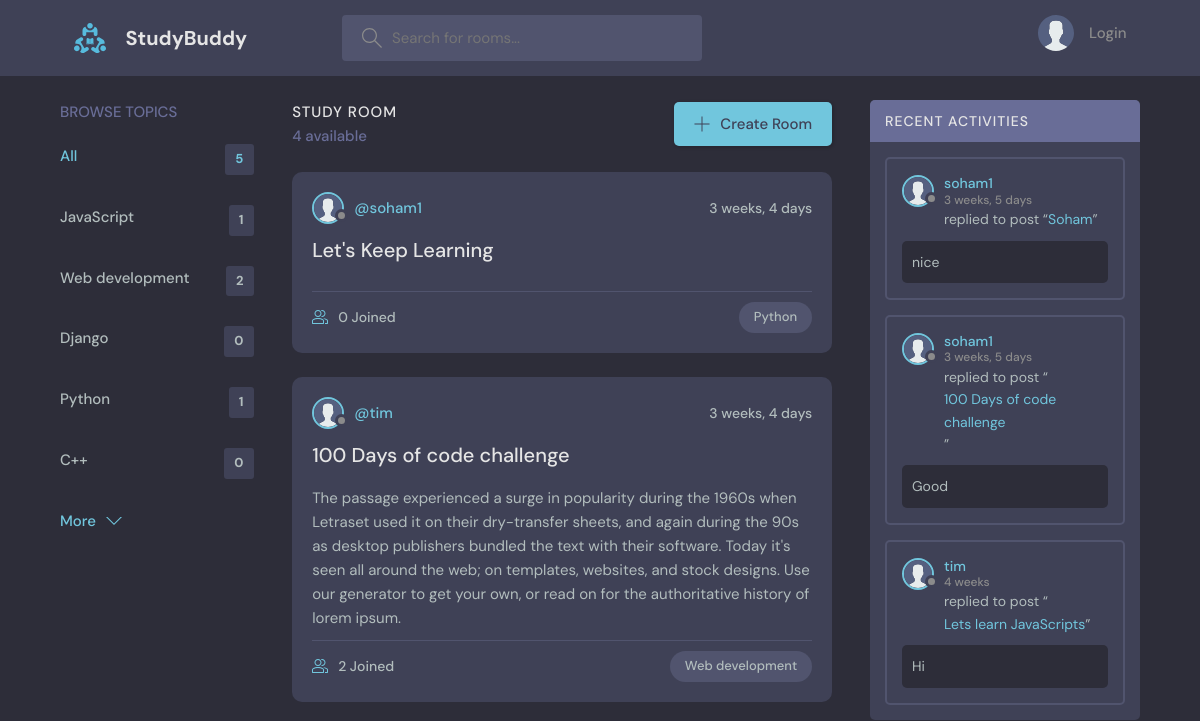
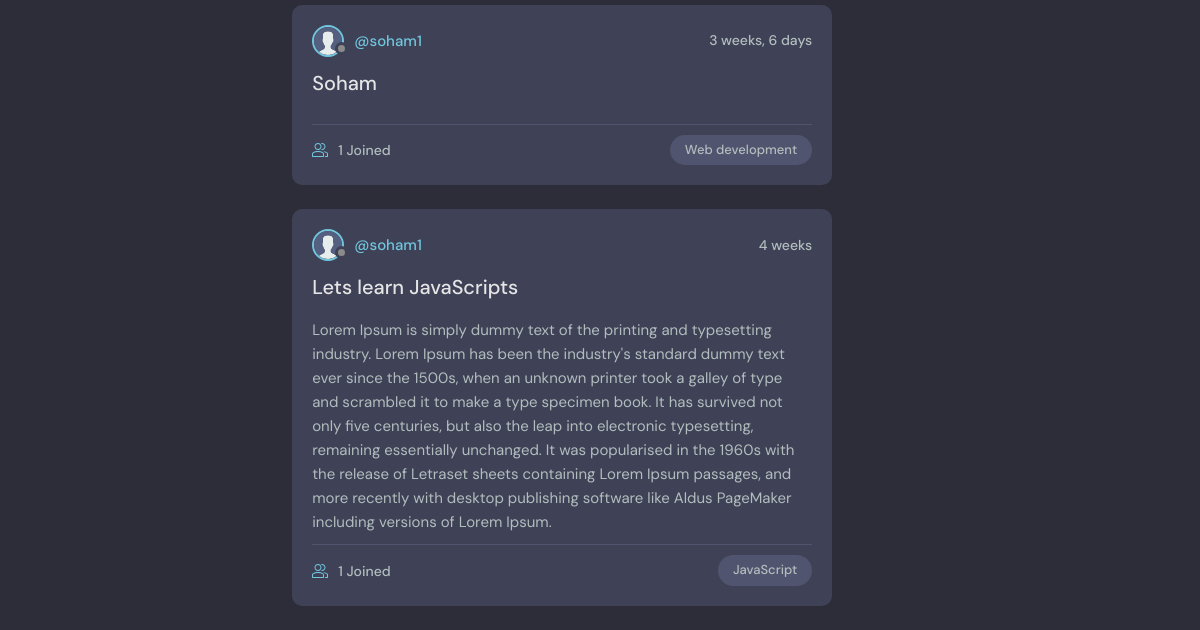
Before: / with the older database file (2 pictures, top to bottom).
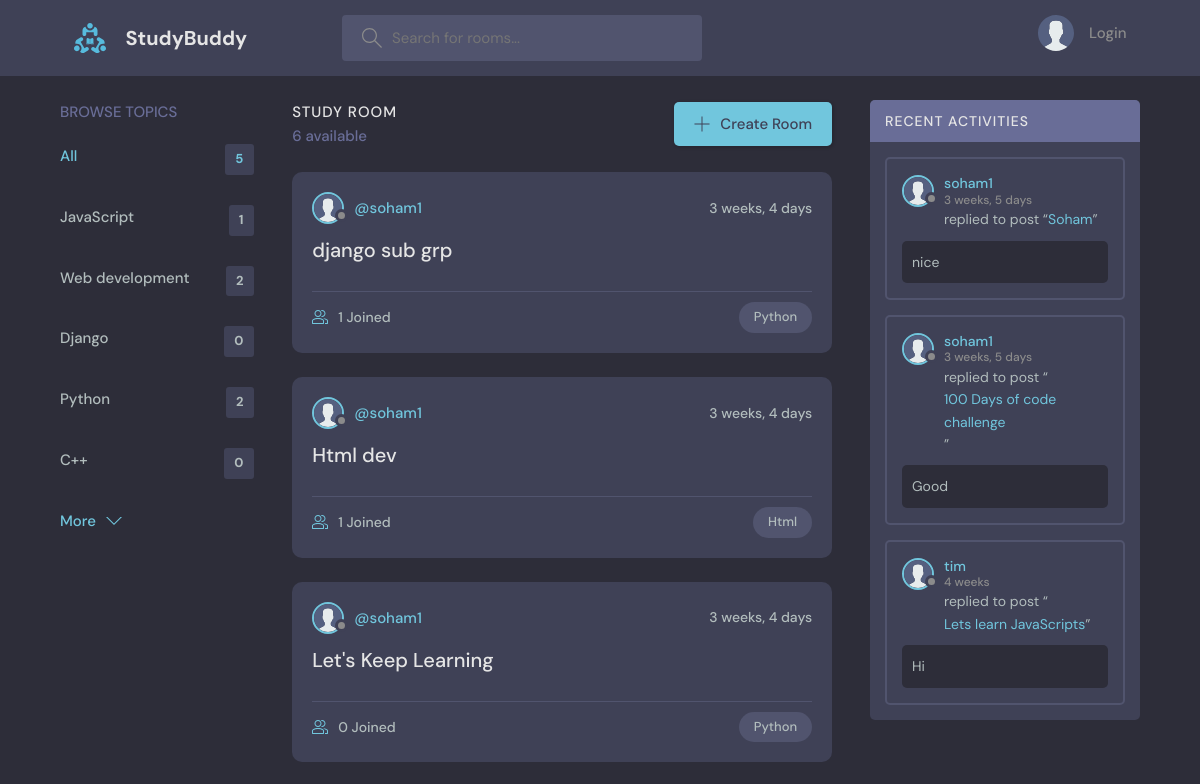
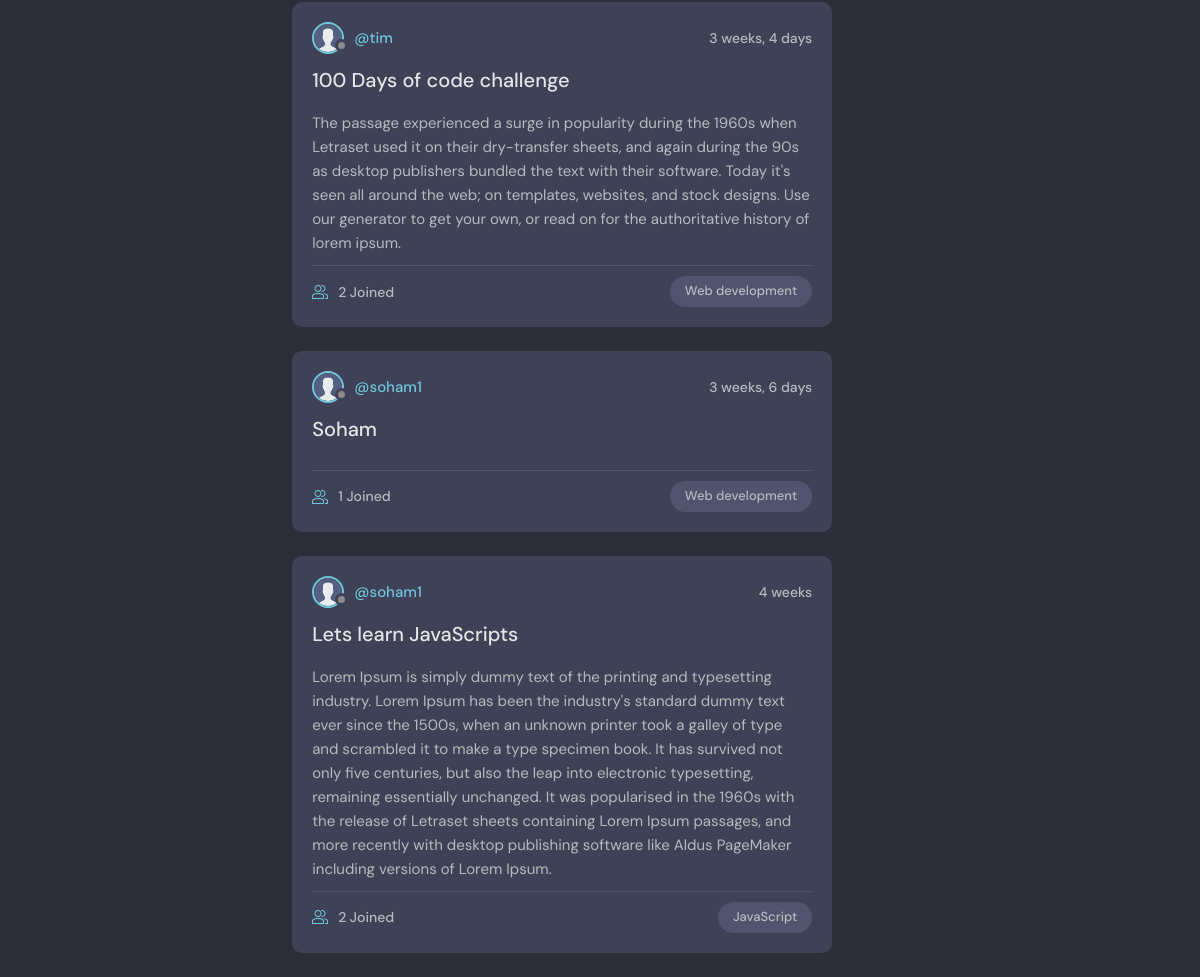
After: the same page with the newer database file (2 pictures, top to bottom).
### base/models.py (models this page shows, shortened)
class Topic(models.Model):
    name = models.CharField(max_length=200)

class Room(models.Model):
    host = models.ForeignKey(User, on_delete=models.SET_NULL, null=True)
    topic = models.ForeignKey(Topic, on_delete=models.SET_NULL, null=True)
    name =models.CharField(max_length=200)
    description = models.TextField(null=True, blank=True)
    participants= models.ManyToManyField(User, related_name='participate',blank = True)
    updated = models.DateTimeField(auto_now=True)
    created = models.DateField(auto_now_add=True)
    class Meta:
        ordering = ['-updated', '-created']
    def __str__(self):
        return self.name

class Message(models.Model):
    user = models.ForeignKey(User, on_delete=models.CASCADE)
    room = models.ForeignKey(Room, on_delete=models.CASCADE)
    body = models.TextField()
    updated = models.DateTimeField(auto_now=True)
    created = models.DateField(auto_now_add=True)
    class Meta:
        ordering = ['-updated', '-created']
    def __str__(self):
        return self.body[0:50]

### base/views.py (the view)
# urls.py: path('',views.home, name="home"),
def home(request):
    template='base/home.html',
    q= request.GET.get('q') if request.GET.get('q') != None else ''
    rooms = Room.objects.filter(Q(topic__name__icontains=q ) | Q(name__icontains=q) | Q(description__icontains=q) )
    topics = Topic.objects.all()[0:5]
    room_count = rooms.count()
    room_messages = Message.objects.filter(Q(room__topic__name__icontains=q))
    context = {'rooms': rooms, 'topics':topics, 'room_count': room_count, 'room_messages': room_messages }
    return render(request,template, context)

### base/templates/base/home.html (shortened to what this page needs)
{% extends 'main.html' %}
{% block content %}
    <main class="layout layout--3">
      <div class="container">
        {% include 'base/topics_component.html'  %}
        <div class="roomList">
          <div class="roomList__header">
            <div>
              <h2>Study Room</h2>
              <p>{{room_count}} available</p>
            </div>
            <a class="btn btn--main" href="{% url 'create-room' %}">
              <svg version="1.1" xmlns="http://www.w3.org/2000/svg" width="32" height="32" viewBox="0 0 32 32">
                <title>add</title>
                <path
                  d="M16.943 0.943h-1.885v14.115h-14.115v1.885h14.115v14.115h1.885v-14.115h14.115v-1.885h-14.115v-14.115z"
                ></path>
              </svg>
              Create Room
            </a>
          </div>
          {% include 'base/feed_component.html' %}
        </div>
        {% include 'base/activity_component.html' %}
      </div>
    </main>
{% endblock content %}

### base/templates/base/topics_component.html
<div class="topics">
    <div class="topics__header">
      <h2>Browse Topics</h2>
    </div>
    <ul class="topics__list">
      <li>
        <a href="{%url 'home' %}" class="active">All <span>{{topics.count}}</span></a>
      </li>
      {% for topic in topics %}
      <li>
        <a href="{% url 'home' %}?q={{topic.name}}">{{ topic.name }} <span>{{topic.room_set.all.count}}</span></a>
      </li>
      {% endfor %}
    </ul>
    <a class="btn btn--link" href="{% url 'topics' %}">
      More
      <svg version="1.1" xmlns="http://www.w3.org/2000/svg" width="32" height="32" viewBox="0 0 32 32">
        <title>chevron-down</title>
        <path d="M16 21l-13-13h-3l16 16 16-16h-3l-13 13z"></path>
      </svg>
    </a>
</div>

### base/templates/base/feed_component.html (shortened to what this page needs)
{% load static %}
{% for room in rooms%}
<div class="roomListRoom">
    <div class="roomListRoom__header">
      <a href="{% url 'user-profile' room.host.id %}" class="roomListRoom__author">
        <div class="avatar avatar--small">
          <img src="{% static 'images/avatar.svg' %}" />
        </div>
        <span>@{{room.host.username}}</span>
      </a>
      <div class="roomListRoom__actions">
        <span>{{room.updated | timesince}}</span>
      </div>
    </div>
    <div class="roomListRoom__content">
      <a href="{% url 'room' room.id %}">{{room.name}}</a>
      <p>
        {{room.description}}
      </p>
    </div>
    <div class="roomListRoom__meta">
      <a href="{% url 'room' room.id %}" class="roomListRoom__joined">
        {{room.participants.count}} Joined
      </a>
      <p class="roomListRoom__topic">{{room.topic.name}}</p>
    </div>
</div>
{% endfor %}

### base/templates/base/activity_component.html (shortened to what this page needs)
{% load static %}
<div class="activities">
    <div class="activities__header">
      <h2>Recent Activities</h2>
    </div>
    {% for message in room_messages %}
    <div class="activities__box">
      <div class="activities__boxHeader roomListRoom__header">
        <a href="{% url 'user-profile' message.user.id %}" class="roomListRoom__author">
          <div class="avatar avatar--small">
            <img src="{% static 'images/avatar.svg' %}" />
          </div>
          <p>
            {{message.user}}
            <span> {{message.updated| timesince }}</span>
          </p>
        </a>
      </div>
      <div class="activities__boxContent">
        <p>replied to post “<a href="{% url 'room' message.room.id %}">{{message.room}}</a>”</p>
        <div class="activities__boxRoomContent">
            {{message}}
        </div>
      </div>
    </div>
    {% endfor %}
  </div>

Changed rows visible on the page:
computed for Topic "Python": room_set.all.count "1" → "2"
added Room: host.username "soham1", updated "3 weeks, 4 days", name "django sub grp", participants.count "1", topic.name "Python"
added Room: host.username "soham1", updated "3 weeks, 4 days", name "Html dev", participants.count "1", topic.name "Html"
computed for Room "Lets learn JavaScripts": participants.count "1" → "2"
Other visible differences:
{{ room_count }}: "4" → "6"
